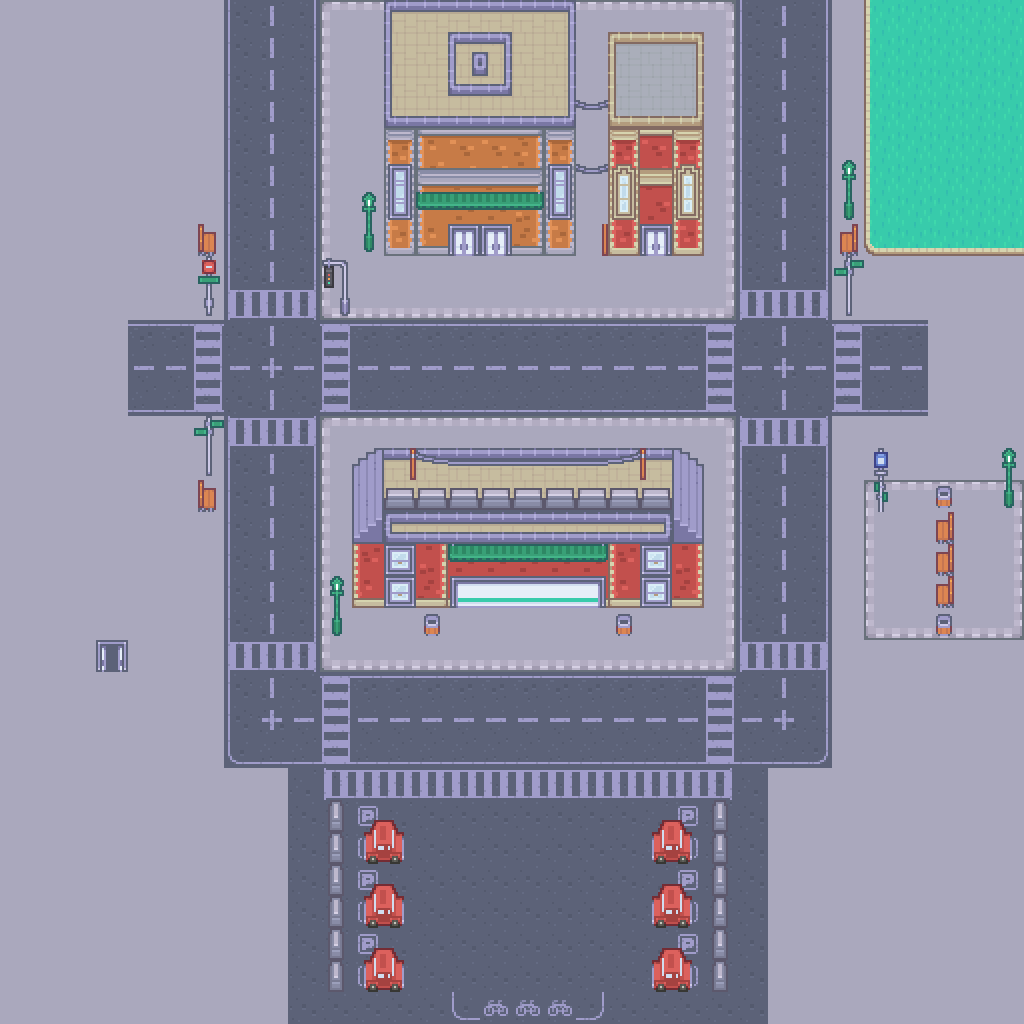

Below is a game level as drawn by its tile map, then a one-line description and the .tmx that defines it (tile-layer data replaced by summaries):
An orthogonal 32x32 tile map with 32x32 px tiles, 8 tile layers (walls, Bottom Concrete, Concrete, Streets, ...).

<map version="1.5" tiledversion="1.7.2" orientation="orthogonal" renderorder="right-down" width="32" height="32" tilewidth="32" tileheight="32" infinite="0" nextlayerid="9" nextobjectid="1">
 <tileset firstgid="1" source="tilesets/tilemap_32px.tsx" />
 <layer id="7" name="walls" width="32" height="32">
  <data>[1024 cells, 0 non-empty, 0 distinct tile ids]</data>
 </layer>
 <layer id="1" name="Bottom Concrete" width="32" height="32">
  <data>[1024 cells, 1024 non-empty, 2 distinct tile ids]</data>
 </layer>
 <layer id="3" name="Concrete" width="32" height="32">
  <data>[1024 cells, 111 non-empty, 10 distinct tile ids]</data>
 </layer>
 <layer id="4" name="Streets" width="32" height="32">
  <data>[1024 cells, 360 non-empty, 19 distinct tile ids]</data>
 </layer>
 <layer id="2" name="Base of Buildings" width="32" height="32">
  <data>[1024 cells, 88 non-empty, 32 distinct tile ids]</data>
 </layer>
 <layer id="5" name="Roofing" width="32" height="32">
  <data>[1024 cells, 66 non-empty, 31 distinct tile ids]</data>
 </layer>
 <layer id="6" name="External Accessories" width="32" height="32">
  <data>[1024 cells, 135 non-empty, 45 distinct tile ids]</data>
 </layer>
 <layer id="8" name="exits" width="32" height="32">
  <data>[1024 cells, 25 non-empty, 3 distinct tile ids]</data>
 </layer>
</map>